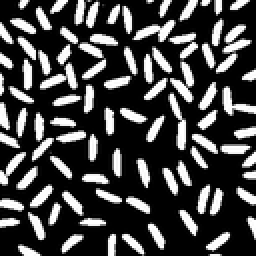
%> input picture Semestre 2 2020 (primeiro semestre da ufscar)/PI/Banco de Imagens/rice_binary.png, 128 x 128 px, shrunk from 256 x 256 before the run (shown 2 times larger)
$ octave convolucoes.m   (GNU Octave 9; MATLAB toolbox functions it lacks are replaced by stand-ins)
%> lines starting %> are read from the running program, lines starting %| are printed output that depends on the picture
% Integrantes:
% ------------
% 769298: Caio Fernando Peres
% 743545: Guilherme Madureira Engler
% 726598: Vitoria Rodrigues Silva
%-------------


clear all, clc
k = imread('rice_binary.png');
%> k is the input picture: size 128x128 uint8; min 0, max 255, mean 68.9
%figure, imshow(k);
%k = rgb2gray(k);
[lin, col]=size(k);
%> lin = 128; col = 128
janela=3;


%t = [1 1 1 ; 1 -2 1; -1 -1 -1]; %NORTE
%t = [-1 -1 -1 ; 1 -2 1; 1 1 1]; %SUL
t = [-1 1 1 ; -1 -2 1; -1 1 1]; %LESTE
% [5 lines of commented-out code are left out]


%%%%%%%%%%%%%%%%%%%%%%%%%%%%%%%%%%%%%%%%%%%%%%%%%%%%%%%%%%%%%%%%%%%%%%%%%%%%%%%%%%%%%%%%%%%%%%%%%%%%%%%%%%%%%%%%%%%%%%%%%%%%%%%%%%%%%%%%%%%%%%%%%%%%%%%%%%%%%%%%%%%%%%%%%%%%%%%%%%%%%


%Aperiodica

for i=1:lin
    for j=1:col
        soma = 0;
        u = 1;
        for indice_linha=i-1:i+1
            p = 1;
            for indice_coluna=j-1:j+1

               if(indice_linha == 0 || indice_coluna == 0 || indice_linha == lin+1 || indice_coluna == col+1)
                  soma = soma + (0*t(u,p));

               else
                  soma = soma + (k(indice_linha,indice_coluna)*t(u,p));

               endif
               p = p + 1;
            end
            u = u + 1;
        end
        k1(i,j)=soma;
    end
end
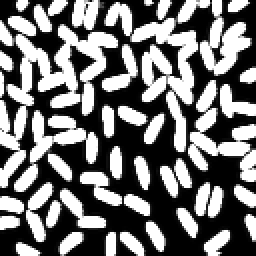
%> k1: size 128x128 uint8 (shown 2 times larger); min 0, max 255, mean 118.1


%Periodica

for i=1:lin
    for j=1:col
        soma = 0;
        u = 1;
        for indice_linha=i-1:i+1
            p = 1;
           for indice_coluna=j-1:j+1

             if(indice_linha == 0 && indice_coluna == 0) %quina
                soma = soma + (k(lin,col)*t(u,p));

             elseif(indice_linha == lin+1 && indice_coluna == col+1) %quina
                soma = soma + (k(1,1)*t(u,p));

             elseif(indice_linha == lin+1 && indice_coluna == 0) %quina
                soma = soma + (k(1,col)*t(u,p));

             elseif(indice_linha == 0 && indice_coluna == col+1) %quina
                soma = soma + (k(lin,1)*t(u,p));

             elseif(indice_linha == 0 && indice_coluna >= 0 && indice_coluna <= col) %linha acima
                soma = soma + (k(lin,indice_coluna)*t(u,p));

            elseif(indice_linha <= col && indice_coluna == col+1 && indice_linha >= 1) %coluna a direita
                soma = soma + (k(indice_linha,1)*t(u,p));

            elseif(indice_linha == lin+1 && indice_coluna <= col && indice_coluna >= 1) %linha abaixo
                soma = soma + (k(1,indice_coluna)*t(u,p));

             elseif(indice_linha >= 0 && indice_coluna == 0 && indice_linha <= lin) %coluna a esquerda
                soma = soma + (k(indice_linha,col)*t(u,p));

             else
                soma = soma + (k(indice_linha,indice_coluna)*t(u,p));
             endif
                p = p + 1;
            end
            u = u + 1;
        end
        k2(i,j)=soma;
    end
end


%%%%%%%%%%%%%%%%%%%%%%%%%%%%%%%%%%%%%%%%%%%%%%%%%%%%%%%%%%%%%%%%%%%%%%%%%%%%%%%%%%%%%%%%%%%%%%%%%%%%%%%%%%%%%%%%%%%%%%%%%%%%%%%%%%%%%%%%%%%%%%%%%%%%%%%%%%%%%%%%%%%%%%%%%%%%%%%%%%%%%


t = [1 1 1 ; -1 -2 1; -1 -1 1]; %NORDESTE


%Aperiodica

for i=1:lin
    for j=1:col
        soma = 0;
        u = 1;
        for indice_linha=i-1:i+1
            p = 1;
           for indice_coluna=j-1:j+1

             if(indice_linha == 0 || indice_coluna == 0 || indice_linha == lin+1 || indice_coluna == col+1)
                soma = soma + (0*t(u,p));

             else
                soma = soma + (k(indice_linha,indice_coluna)*t(u,p));

             endif
                p = p + 1;
            end
            u = u + 1;
        end
        k3(i,j)=soma;
    end
end
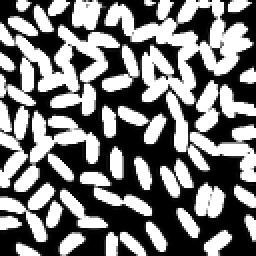
%> k3: size 128x128 uint8 (shown 2 times larger); min 0, max 255, mean 122.3


%Periodica

for i=1:lin
    for j=1:col
        soma = 0;
        u = 1;
        for indice_linha=i-1:i+1
            p = 1;
           for indice_coluna=j-1:j+1

             if(indice_linha == 0 && indice_coluna == 0) %quina
                soma = soma + (k(lin,col)*t(u,p));

             elseif(indice_linha == lin+1 && indice_coluna == col+1) %quina
                soma = soma + (k(1,1)*t(u,p));

             elseif(indice_linha == lin+1 && indice_coluna == 0) %quina
                soma = soma + (k(1,col)*t(u,p));

             elseif(indice_linha == 0 && indice_coluna == col+1) %quina
                soma = soma + (k(lin,1)*t(u,p));

             elseif(indice_linha == 0 && indice_coluna >= 0 && indice_coluna <= col) %linha acima
                soma = soma + (k(lin,indice_coluna)*t(u,p));

             elseif(indice_linha <= col && indice_coluna == col+1 && indice_linha >= 1) %coluna a direita
                soma = soma + (k(indice_linha,1)*t(u,p));

             elseif(indice_linha == lin+1 && indice_coluna <= col && indice_coluna >= 1) %linha abaixo
                soma = soma + (k(1,indice_coluna)*t(u,p));

             elseif(indice_linha >= 0 && indice_coluna == 0 && indice_linha <= lin) %coluna a esquerda
                soma = soma + (k(indice_linha,col)*t(u,p));

             else
                soma = soma + (k(indice_linha,indice_coluna)*t(u,p));
             endif
                p = p + 1;
            end
            u = u + 1;
        end
        k4(i,j)=soma;
    end
end


%%%%%%%%%%%%%%%%%%%%%%%%%%%%%%%%%%%%%%%%%%%%%%%%%%%%%%%%%%%%%%%%%%%%%%%%%%%%%%%%%%%%%%%%%%%%%%%%%%%%%%%%%%%%%%%%%%%%%%%%%%%%%%%%%%%%%%%%%%%%%%%%%%%%%%%%%%%%%%%%%%%%%%%%%%%%%%%%%%%%%


t = [-1 -1 1 ; -1 -2 1; 1 1 1]; %SUDESTE


%Aperiodica

for i=1:lin
    for j=1:col
        soma = 0;
        u = 1;
        for indice_linha=i-1:i+1
            p = 1;
           for indice_coluna=j-1:j+1

             if(indice_linha == 0 || indice_coluna == 0 || indice_linha == lin+1 || indice_coluna == col+1)
                soma = soma + (0*t(u,p));

             else
                soma = soma + (k(indice_linha,indice_coluna)*t(u,p));

             endif
                p = p + 1;
            end
            u = u + 1;
        end
        k5(i,j)=soma;
    end
end
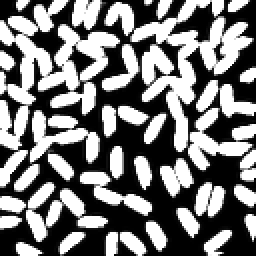
%> k5: size 128x128 uint8 (shown 2 times larger); min 0, max 255, mean 122.8


%Periodica

for i=1:lin
    for j=1:col
        soma = 0;
        u = 1;
        for indice_linha=i-1:i+1
            p = 1;
           for indice_coluna=j-1:j+1

             if(indice_linha == 0 && indice_coluna == 0) %quina
                soma = soma + (k(lin,col)*t(u,p));

             elseif(indice_linha == lin+1 && indice_coluna == col+1) %quina
                soma = soma + (k(1,1)*t(u,p));

             elseif(indice_linha == lin+1 && indice_coluna == 0) %quina
                soma = soma + (k(1,col)*t(u,p));

             elseif(indice_linha == 0 && indice_coluna == col+1) %quina
                soma = soma + (k(lin,1)*t(u,p));

             elseif(indice_linha == 0 && indice_coluna >= 0 && indice_coluna <= col) %linha acima
                soma = soma + (k(lin,indice_coluna)*t(u,p));

             elseif(indice_linha <= col && indice_coluna == col+1 && indice_linha >= 1) %coluna a direita
                soma = soma + (k(indice_linha,1)*t(u,p));

             elseif(indice_linha == lin+1 && indice_coluna <= col && indice_coluna >= 1) %linha abaixo
                soma = soma + (k(1,indice_coluna)*t(u,p));

             elseif(indice_linha >= 0 && indice_coluna == 0 && indice_linha <= lin) %coluna a esquerda
                soma = soma + (k(indice_linha,col)*t(u,p));

             else
                soma = soma + (k(indice_linha,indice_coluna)*t(u,p));
             endif
                p = p + 1;
            end
            u = u + 1;
        end
        k6(i,j)=soma;
    end
end


%%%%%%%%%%%%%%%%%%%%%%%%%%%%%%%%%%%%%%%%%%%%%%%%%%%%%%%%%%%%%%%%%%%%%%%%%%%%%%%%%%%%%%%%%%%%%%%%%%%%%%%%%%%%%%%%%%%%%%%%%%%%%%%%%%%%%%%%%%%%%%%%%%%%%%%%%%%%%%%%%%%%%%%%%%%%%%%%%%%%%


t = [1 -1 -1 ; 1 -2 -1; 1 1 1]; %SUDOESTE


%Aperiodica

for i=1:lin
    for j=1:col
        soma = 0;
        u = 1;
        for indice_linha=i-1:i+1
            p = 1;
           for indice_coluna=j-1:j+1

             if(indice_linha == 0 || indice_coluna == 0 || indice_linha == lin+1 || indice_coluna == col+1)
                soma = soma + (0*t(u,p));

             else
                soma = soma + (k(indice_linha,indice_coluna)*t(u,p));

             endif
                p = p + 1;
            end
            u = u + 1;
        end
        k7(i,j)=soma;
    end
end
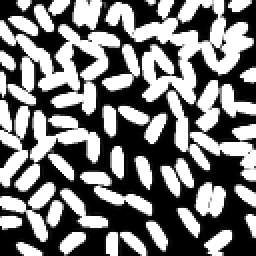
%> k7: size 128x128 uint8 (shown 2 times larger); min 0, max 255, mean 122.2


%Periodica

for i=1:lin
    for j=1:col
        soma = 0;
        u = 1;
        for indice_linha=i-1:i+1
            p = 1;
           for indice_coluna=j-1:j+1

             if(indice_linha == 0 && indice_coluna == 0) %quina
                soma = soma + (k(lin,col)*t(u,p));

             elseif(indice_linha == lin+1 && indice_coluna == col+1) %quina
                soma = soma + (k(1,1)*t(u,p));

             elseif(indice_linha == lin+1 && indice_coluna == 0) %quina
                soma = soma + (k(1,col)*t(u,p));

             elseif(indice_linha == 0 && indice_coluna == col+1) %quina
                soma = soma + (k(lin,1)*t(u,p));

             elseif(indice_linha == 0 && indice_coluna >= 0 && indice_coluna <= col) %linha acima
                soma = soma + (k(lin,indice_coluna)*t(u,p));

             elseif(indice_linha <= col && indice_coluna == col+1 && indice_linha >= 1) %coluna a direita
                soma = soma + (k(indice_linha,1)*t(u,p));

            elseif(indice_linha == lin+1 && indice_coluna <= col && indice_coluna >= 1) %linha abaixo
                soma = soma + (k(1,indice_coluna)*t(u,p));

             elseif(indice_linha >= 0 && indice_coluna == 0 && indice_linha <= lin) %coluna a esquerda
                soma = soma + (k(indice_linha,col)*t(u,p));

             else
                soma = soma + (k(indice_linha,indice_coluna)*t(u,p));
             endif
                p = p + 1;
            end
            u = u + 1;
        end
        k8(i,j)=soma;
    end
end


%%%%%%%%%%%%%%%%%%%%%%%%%%%%%%%%%%%%%%%%%%%%%%%%%%%%%%%%%%%%%%%%%%%%%%%%%%%%%%%%%%%%%%%%%%%%%%%%%%%%%%%%%%%%%%%%%%%%%%%%%%%%%%%%%%%%%%%%%%%%%%%%%%%%%%%%%%%%%%%%%%%%%%%%%%%%%%%%%%%%%


subplot(2,4,1),imshow(k1),title("Aperiodica com filtro noroeste");
subplot(2,4,5),imshow(k2),title("Periodica com filtro noroeste");
subplot(2,4,2),imshow(k3),title("Aperiodica com filtro nordeste");
subplot(2,4,6),imshow(k4),title("Periodica com filtro nordeste");
subplot(2,4,3),imshow(k5),title("Aperiodica com filtro sudeste");
subplot(2,4,7),imshow(k6),title("Periodica com filtro sudeste");
subplot(2,4,4),imshow(k7),title("Aperiodica com filtro sudoeste");
subplot(2,4,8),imshow(k8),title("Periodica com filtro sudoeste");
